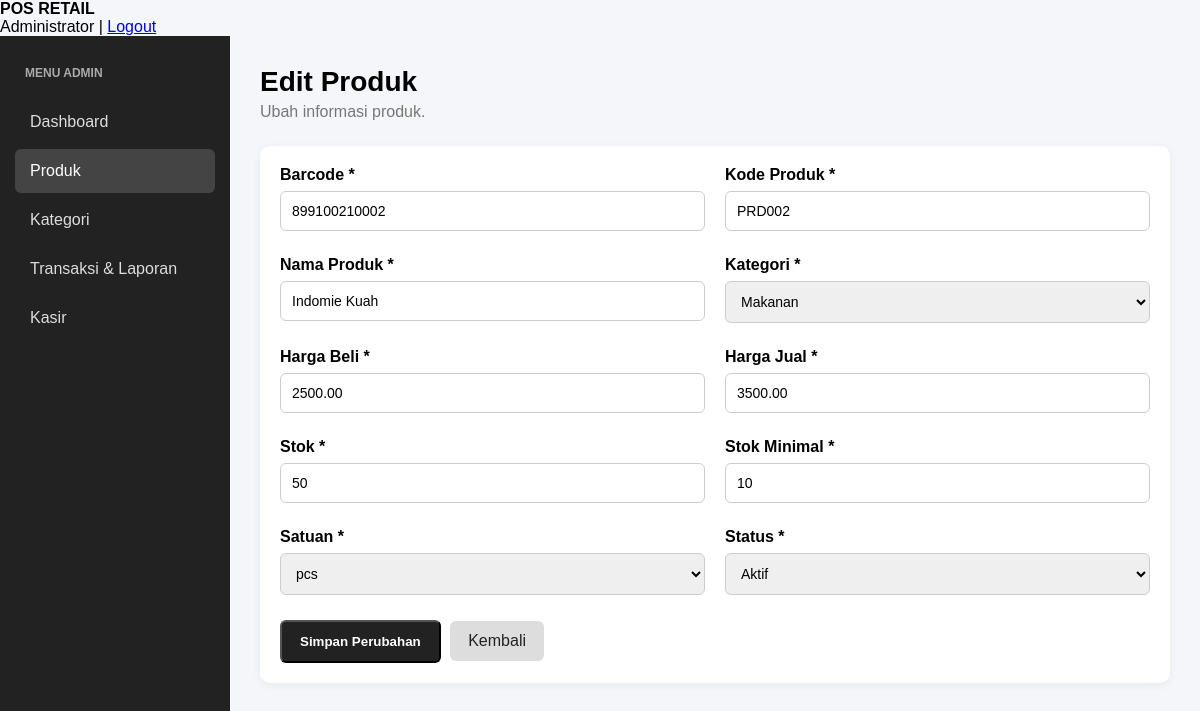
The page /produk/edit.php?id=2 (signed in) on the database its author committed.
### tables this page shows
CREATE TABLE produk (

    id INT AUTO_INCREMENT PRIMARY KEY,

    barcode VARCHAR(50) NOT NULL UNIQUE,

    kode_produk VARCHAR(50) NOT NULL UNIQUE,

    nama_produk VARCHAR(150) NOT NULL,

    kategori_id INT NOT NULL,

    harga_beli DECIMAL(15,2)
        NOT NULL DEFAULT 0,

    harga_jual DECIMAL(15,2)
        NOT NULL DEFAULT 0,

    stok INT NOT NULL DEFAULT 0,

    stok_minimal INT NOT NULL DEFAULT 5,

    satuan VARCHAR(30)
        NOT NULL DEFAULT 'pcs',

    status ENUM('aktif','nonaktif')
        NOT NULL DEFAULT 'aktif',

    created_at TIMESTAMP
        DEFAULT CURRENT_TIMESTAMP,

    updated_at TIMESTAMP
        DEFAULT CURRENT_TIMESTAMP
        ON UPDATE CURRENT_TIMESTAMP,

    CONSTRAINT fk_produk_kategori

        FOREIGN KEY (kategori_id)

        REFERENCES kategori(id)

        ON DELETE RESTRICT

        ON UPDATE CASCADE

);

CREATE TABLE kategori (

    id INT AUTO_INCREMENT PRIMARY KEY,

    nama_kategori VARCHAR(100) NOT NULL,

    created_at TIMESTAMP
        DEFAULT CURRENT_TIMESTAMP

);

### produk/edit.php (the view, shortened to what this page needs)
<?php
require_once "../config/database.php";
$id = isset($_GET['id'])
    ? (int) $_GET['id']
    : 0;
$query_produk = mysqli_query(
    $conn,
    "SELECT * FROM produk
     WHERE id = $id"
);
$produk = mysqli_fetch_assoc($query_produk);
$kategori = mysqli_query(
    $conn,
    "SELECT * FROM kategori
     ORDER BY nama_kategori ASC"
);
?>
<!DOCTYPE html>
<html lang="id">
<head>
    <link
        rel="stylesheet"
        href="../assets/css/style.css"
    >
</head>
<body>
<nav class="navbar">
    <strong>POS RETAIL</strong>
    <div>
        <?= htmlspecialchars($_SESSION['nama']); ?>
        |
        <a href="../auth/logout.php">
            Logout
        </a>
    </div>
</nav>
<div class="dashboard-layout">
    <aside class="sidebar">
        <div class="sidebar-title">
            MENU ADMIN
        </div>
        <a href="../dashboard/index.php">
            Dashboard
        </a>
        <a href="index.php" class="active">
            Produk
        </a>
        <a href="../kategori/index.php">
            Kategori
        </a>
        <a href="../laporan/penjualan.php">
            Transaksi & Laporan
        </a>
        <a href="../kasir/index.php">
            Kasir
        </a>
    </aside>
    <main class="dashboard-content">
        <div class="page-header">
            <div>
                <h1>Edit Produk</h1>
                <p>
                    Ubah informasi produk.
                </p>
            </div>
        </div>
        <div class="dashboard-panel">
            <form method="POST">
                <div class="form-grid">
                    <div class="form-group">
                        <label>Barcode *</label>
                        <input
                            type="text"
                            name="barcode"
                            value="<?= htmlspecialchars(
                                $produk['barcode']
                            ); ?>"
                            required
                        >
                    </div>
                    <div class="form-group">
                        <label>Kode Produk *</label>
                        <input
                            type="text"
                            name="kode_produk"
                            value="<?= htmlspecialchars(
                                $produk['kode_produk']
                            ); ?>"
                            required
                        >
                    </div>
                    <div class="form-group">
                        <label>Nama Produk *</label>
                        <input
                            type="text"
                            name="nama_produk"
                            value="<?= htmlspecialchars(
                                $produk['nama_produk']
                            ); ?>"
                            required
                        >
                    </div>
                    <div class="form-group">
                        <label>Kategori *</label>
                        <select
                            name="kategori_id"
                            required
                        >
                            <?php while (
                                $kat =
                                mysqli_fetch_assoc(
                                    $kategori
                                )
                            ): ?>
                                <option
                                    value="<?= $kat['id']; ?>"
                                    <?= $kat['id']
                                        == $produk['kategori_id']
                                        ? 'selected'
                                        : ''; ?>
                                >
                                    <?= htmlspecialchars(
                                        $kat['nama_kategori']
                                    ); ?>
                                </option>
                            <?php endwhile; ?>
                        </select>
                    </div>
                    <div class="form-group">
                        <label>Harga Beli *</label>
                        <input
                            type="number"
                            name="harga_beli"
                            min="0"
                            value="<?= $produk['harga_beli']; ?>"
                            required
                        >
                    </div>
                    <div class="form-group">
                        <label>Harga Jual *</label>
                        <input
                            type="number"
                            name="harga_jual"
                            min="0"
                            value="<?= $produk['harga_jual']; ?>"
                            required
                        >
                    </div>
                    <div class="form-group">
                        <label>Stok *</label>
                        <input
                            type="number"
                            name="stok"
                            min="0"
                            value="<?= $produk['stok']; ?>"
                            required
                        >
                    </div>
                    <div class="form-group">
                        <label>Stok Minimal *</label>
                        <input
                            type="number"
                            name="stok_minimal"
                            min="0"
                            value="<?= $produk['stok_minimal']; ?>"
                            required
                        >
                    </div>
                    <div class="form-group">
                        <label>Satuan *</label>
                        <select
                            name="satuan"
                            required
                        >
                            <?php
                            $satuan_list = [
                                'pcs',
                                'botol',
                                'dus',
                                'pack',
                                'kg',
                                'liter'
                            ];
                            foreach (
                                $satuan_list
                                as $satuan
                            ):
                            ?>
                                <option
                                    value="<?= $satuan; ?>"
                                    <?= $produk['satuan']
                                        == $satuan
                                        ? 'selected'
                                        : ''; ?>
                                >
                                    <?= $satuan; ?>
                                </option>
                            <?php endforeach; ?>
                        </select>
                    </div>
                    <div class="form-group">
                        <label>Status *</label>
                        <select
                            name="status"
                            required
                        >
                            <option
                                value="aktif"
                                <?= $produk['status']
                                    == 'aktif'
                                    ? 'selected'
                                    : ''; ?>
                            >
                                Aktif
                            </option>
                        </select>
                    </div>
                </div>
                <div style="margin-top:20px">
                    <button
                        type="submit"
                        name="update"
                        class="btn-kasir"
                    >
                        Simpan Perubahan
                    </button>
                    <a
                        href="index.php"
                        class="btn-secondary"
                    >
                        Kembali
                    </a>
                </div>
            </form>
        </div>
    </main>
</div>
</body>
</html>

### assets/css/style.css (style rules this page uses)
* { box-sizing: border-box; }
body { margin: 0; font-family: Arial, sans-serif; background: #f4f6f9; }
.form-group { margin-bottom: 20px; }
.form-group label { display: block; margin-bottom: 8px; font-weight: bold; }
.form-group input { width: 100%; padding: 12px; border: 1px solid #ddd; border-radius: 6px; font-size: 14px; }
.dashboard-layout { display: flex; min-height: calc(100vh - 60px); background: #f5f6fa; }
.dashboard-layout .sidebar { width: 230px; min-height: calc(100vh - 60px); background: #222; padding: 20px 15px; }
.sidebar-title { color: #aaa; font-size: 12px; font-weight: bold; padding: 10px; margin-bottom: 10px; }
.dashboard-layout .sidebar a { display: block; color: #ddd; text-decoration: none; padding: 13px 15px; margin-bottom: 5px; border-radius: 6px; }
.dashboard-layout .sidebar a:hover, .dashboard-layout .sidebar a.active { background: #444; color: white; }
.dashboard-content { flex: 1; padding: 30px; }
.page-header { display: flex; justify-content: space-between; align-items: center; margin-bottom: 25px; }
.page-header h1 { margin: 0 0 5px; font-size: 28px; }
.page-header p { margin: 0; color: #777; }
.btn-kasir { display: inline-block; background: #222; color: white; padding: 12px 18px; border-radius: 6px; text-decoration: none; font-weight: bold; }
.dashboard-panel { background: white; border-radius: 10px; padding: 20px; box-shadow: 0 2px 8px rgba(0, 0, 0, 0.06); }
.form-grid { display: grid; grid-template-columns: repeat(2, 1fr); gap: 20px; }
.form-group { margin-bottom: 5px; }
.form-group label { display: block; font-weight: bold; margin-bottom: 7px; }
.form-group input, .form-group select { width: 100%; padding: 11px; border: 1px solid #ccc; border-radius: 6px; font-size: 14px; }
.btn-secondary { display: inline-block; padding: 11px 18px; margin-left: 5px; background: #ddd; color: #222; text-decoration: none; border-radius: 6px; }

### rows shown on the page
produk: barcode "899100210002", kode_produk "PRD002", nama_produk "Indomie Kuah", kategori_id "Makanan", harga_beli "2500.00", harga_jual "3500.00", stok "50", stok_minimal "10", satuan "pcs", status "Aktif"

### other values the page prints
$_SESSION['nama'] "Administrator"
